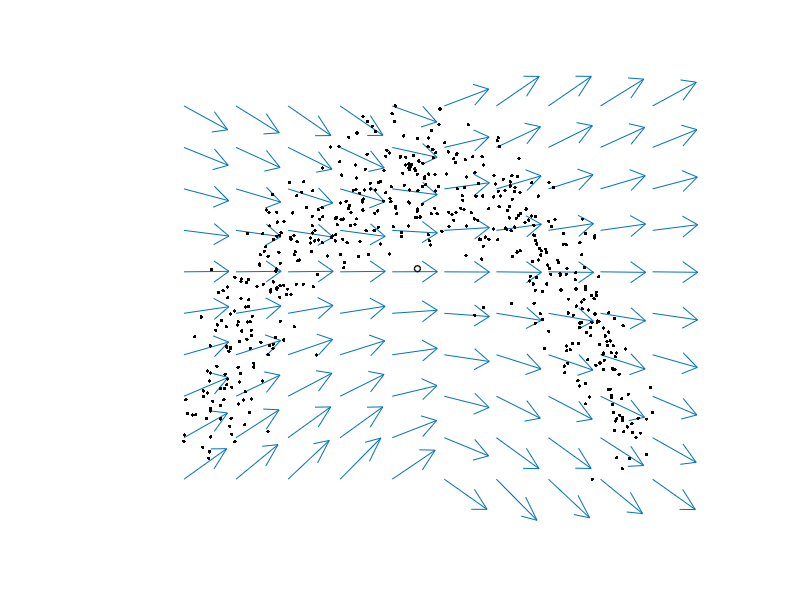
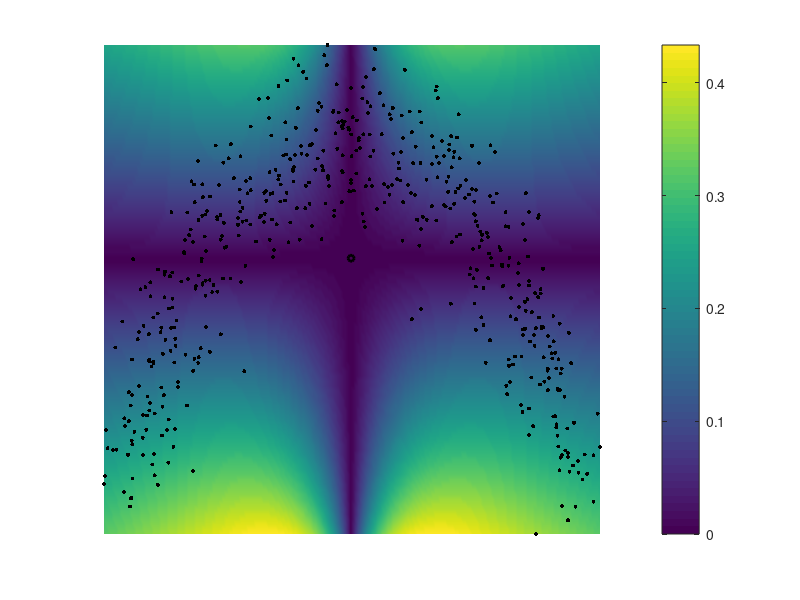

Write MATLAB code to recreate these figures, in order.
%% Code for visualizing the C-shape data in Figure 12
%
% xiayq0121@zufe.edu.cn
% refered to Z. Yao, Y. Xia and Z. Fan, Random Fixed Boundary Flows, Journal of the American Statistical Association

%% Generate C-shape data
sigma = 0.02;
r = 1/pi; theta = pi/6:pi/800:pi/6*5;
x0 = [r*cos(theta);r*sin(theta)]; % noiseless data

noise = randn(size(x0))*sigma;
x = x0+noise;

xbar = mean(x,2);

%% calculate v1 and v2
H = bsxfun(@minus,x,xbar);
Sigma = (H*H')/size(x,2);
[V,D] = eig(Sigma);
d = diag(D);
[~,idx] = sort(d,'descend');
v1 = V(:,idx(1));
v2 = V(:,idx(2));
if v1(1) < 0; v1 = -v1; end
if v2(2) < 0; v2 = -v2; end

%%
%rotate the coordinate system, taking v1 as the horizontal direction 
% and v2 as the vertical direction
x = [v1'*x; v2'*x];
xbar = mean(x,2);

%% Code for Figure 12(a)
n = 10; 
m = 10;
s = linspace(min(x(1,:)),max(x(1,:)),m);
t = linspace(min(x(2,:)),max(x(2,:)),n);
W = zeros(m, n, 2);

for i = 1:m
    for j = 1:n
        H = bsxfun(@minus,x,[s(i);t(j)]);
        Sigma = (H*H')/size(x,2);
        [V,D] = eig(Sigma);
        d = diag(D);
        [~, idx] = max(d);
        v = V(:,idx);
        v = v*sign(v(1));
        W(i,j,:) = v;
    end
end

[S,T] = meshgrid(s,t);

figure(1)

quiver(S', T', W(:,:,1), W(:,:,2)); hold on;
scatter(x(1,:),x(2,:), 6, 'k', 'filled');
scatter(xbar(1),xbar(2),20,'k','LineWidth',1);

axis off;

%% Code for Figure 12(b)
n = 100; 
m = 200;
s = linspace(min(x(1,:)),max(x(1,:)),m);
t = linspace(min(x(2,:)),max(x(2,:)),n);
lambda = zeros(m, n);

for i = 1:m
    for j = 1:n
        H = bsxfun(@minus,x,[s(i);t(j)]);
        Sigma = (H*H')/size(x,2);
        [V,D] = eig(Sigma);
        d = diag(D);
        [~, idx] = max(d);
        v = V(:,idx);
        lambda(i,j) = abs(v(2));
    end
end

[S,T] = meshgrid(s,t);

figure(2)

surf(S',T',lambda,'FaceColor','interp','LineStyle','None'); 
hold on;
colorbar;
scatter3(x(1,:),x(2,:),ones(1,size(x,2))*0.5,8, 'k', 'filled');
scatter3(xbar(1),xbar(2),0.5,20, 'k', 'LineWidth',2);
view([0,0,1])

xlim([min(x(1,:)),max(x(1,:))])
ylim([min(x(2,:)),max(x(2,:))])

axis off;
